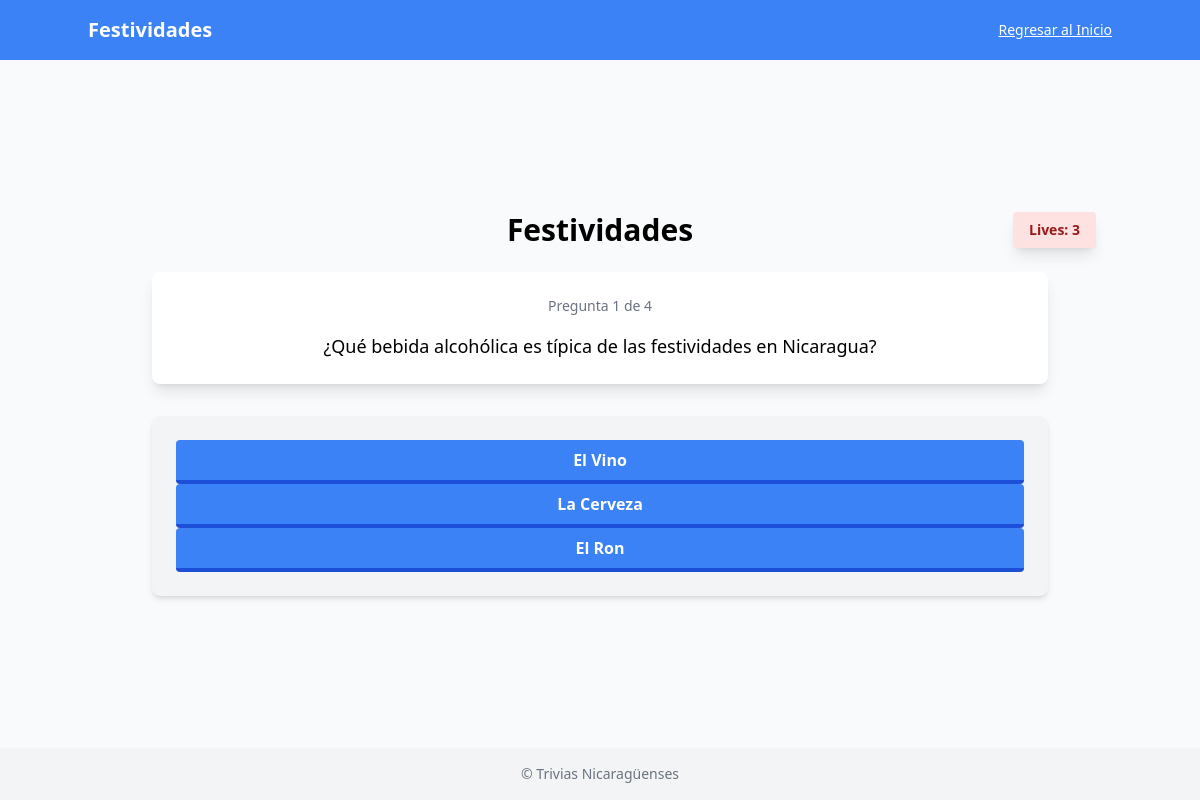
/trivia/8 (signed in), run on the app's committed database.
### tables this page shows
CREATE TABLE trivias (
  trivia_id integer,
  user_id integer,
  category_id integer,
  title text,
  points integer,
  FOREIGN KEY (user_id) REFERENCES users(id),
  FOREIGN KEY (category_id) REFERENCES categories(category_id),
  PRIMARY KEY (trivia_id)
);

CREATE TABLE questions (
  question_id integer,
  trivia_id integer,
  question_text text,
  FOREIGN KEY (trivia_id) REFERENCES trivias(trivia_id),
  PRIMARY KEY (question_id)
);

CREATE TABLE responses (
  response_id integer,
  trivia_id integer,
  question_id integer,
  response_text text,
  FOREIGN KEY (trivia_id) REFERENCES trivias(trivia_id),
  FOREIGN KEY (question_id) REFERENCES questions(question_id),
  PRIMARY KEY (response_id)
);

CREATE TABLE correct_responses (
  correct_response_id integer,
  trivia_id integer,
  question_id integer,
  correct_response_text text,
  FOREIGN KEY (trivia_id) REFERENCES trivias(trivia_id),
  FOREIGN KEY (question_id) REFERENCES questions(question_id),
  PRIMARY KEY (correct_response_id)
);

### app.py (the view)
@app.route("/trivia/<int:trivia_id>")
@login_required
def trivia(trivia_id):
    con = get_con_connection()
    user_id = session["user_id"]
    if "lives" not in session:
        print("Obtenemos las vidas")
        session["lives"] = 3
    print(session["lives"])
    trivia = con.execute("SELECT * FROM trivias WHERE trivia_id = ?", (trivia_id,)).fetchone()
    con.close()
    if not trivia:
        con.close()
        return redirect("/")
    print(f"Obtenemos los datos de la trivia. {dict(trivia)} \n")
    datos_trivia = trivia
    trivia = trivia[0]
    print(f"Obtenemos el id de la trivia {trivia_id} \n")
    con = get_con_connection()
    unanswered_questions = con.execute("""
    SELECT q.*
    FROM questions q
    WHERE q.trivia_id = ?
    AND NOT EXISTS (
        SELECT 1
        FROM user_responses ur
        WHERE ur.user_id = ? AND ur.correct_question_id = q.question_id
    )
    ORDER BY q.question_id
    """,(trivia_id, user_id,)).fetchall()
    unanswered_questions_dicts = [dict(row) for row in unanswered_questions]
    print(f"Obtenemos las preguntas sin obtener {unanswered_questions_dicts} \n")
    con.close()
    if not unanswered_questions:
        flash("Ya completaste esta trivia.", "success")
        con.close()
        return redirect("/")
    random.shuffle(unanswered_questions)
    unanswered_questions_dicts = [dict(row) for row in unanswered_questions]
    print(f"randomizamos las preguntas {unanswered_questions_dicts} \n")
    question = unanswered_questions[0]
    print(f"Obtenemos la primera pregunta de la lista de preguntas no respondidas {dict(question)}\n")
    con = get_con_connection()
    responses = con.execute(
        "SELECT * FROM responses WHERE question_id = ?", (question["question_id"],)
    ).fetchall()
    responses_dicts = [dict(row) for row in responses]
    print(f"Obtenemos todas las respuestas erroneas de responses {responses_dicts} \n")
    correct_responses = con.execute(
        "SELECT * FROM correct_responses WHERE question_id = ?", (question["question_id"],),
    ).fetchall()
    correct_responses_dicts = [dict(row) for row in correct_responses]
    print(f"Obtenemos las respuestas correctas de correct_responses {correct_responses_dicts} \n")
    con.close()
    total_responses = responses + correct_responses
    total_responses_dicts = [dict(row) for row in total_responses]
    print(f"Creamos total_responses {total_responses_dicts} \n")
    random.shuffle(total_responses)
    total_responses_dicts = [dict(row) for row in total_responses]
    print(f"Randomizamos total_responses{total_responses_dicts} \n")
    """Algo raro pero aqui contamos todas las preguntas en total que tiene ligada esta
     trivia"""
    con = get_con_connection()
    total_questions = con.execute(
    "SELECT COUNT(*) as total FROM questions WHERE trivia_id = ?", (trivia_id,)
        ).fetchone()
    print(f"Obtenemos en numero todas las preguntas de la trivia {dict(total_questions)} \n")
    """Aqui contamos el progreso, contea todos los elementos que encuentre con esta query,
    de la tabla user_responses, pues al parecer dentro de esta tabla busco encontrar todas las
    preguntas y respuestas que tengo incluidas dentro de mi tabla de user_responses, esto
    antes tenia sentido porque yo incluia todas las responses dentro de la tabla de user_responses
    pero ahora solo incluyo las que vengan de correct_user_responses"""
    """me podrias explicar que es lo que realmente hace aqui?, cuenta cuantas preguntas
    ya han sido respondidas en la tabla de user_responses?"""
    answered_count = con.execute(
        """
        SELECT COUNT(correct_response_id) as count
        FROM user_responses ur
        WHERE ur.user_id = ? AND ur.trivia_id = ?
        """,(
        user_id, trivia_id,)
    ).fetchone()
    print(f"Obtenemos las preguntas que ya han sido respondidas y entramos a el render_template {dict(answered_count)} /n")
    con.close()
    '''for response in total_responses_dicts:
        print(f"{response} /n")'''
    print("THIS IS ALL THE DATA BY ORDER. 1.datos_trivia, 2.question, 3.responses, 4.correct_responses, 5.total_responses, 6.answered_count ,7.lives, 8.unanswered_questions \n")
    print(f"datos trivia: {dict(datos_trivia)} \n question:  {dict(question)} \n responses:{responses_dicts} \n correct_responses{correct_responses_dicts} \n")
    print(f"total responses: {total_responses_dicts} \n answered count: {dict(answered_count)} \n unanswered questions: {unanswered_questions_dicts} \n")
    print(f" LIVES {session['lives']}")
    template_total_questions = dict(total_questions)
    print(f"\n answered_count: {answered_count[0] +1 } \n total_questions: {template_total_questions}")
    total_responses = [dict(response) for response in total_responses]
    return render_template(
        "trivia.html",
        trivia = datos_trivia,
        question = question,
        responses = responses,
        correct_responses = correct_responses,
        total_responses = total_responses,
        question_num = answered_count[0],
        total_questions = template_total_questions["total"],
        lives = session["lives"],
        unanswered_questions = unanswered_questions # Enviar las vidas a la plantilla
    )

### app.py (called while the page is built)
@app.after_request
def after_request(response):
    response.headers["Cache-Control"] = "no-cache, no-store, must-revalidate"
    response.headers["Expires"] = 0
    response.headers["Pragma"] = "no-cache"
    return response

@app.context_processor
def inject_dark_mode():
    return dict(dark_mode=session.get('dark_mode', False))

### helpers.py (called while the page is built)
def get_con_connection():
    db_path = os.path.abspath("users.db")
    con = sqlite3.connect(db_path)
    con.row_factory = sqlite3.Row
    return con

def login_required(f):
    @wraps(f)
    def decorated_function(*args, **kwargs):
        if session.get("user_id") is None:
            return redirect("/login")
        return f(*args, **kwargs)
    return decorated_function

### templates/trivia.html
{% extends "trivia_layout.html" %}
{% block content %}
<div class="container mx-auto px-4 py-16" id="trivia-container">
    <div class="flex items-center justify-between mb-6 relative sm:min-h-0">
        <div class="absolute left-1/2 transform -translate-x-1/2">
            <h2 class="text-3xl font-semibold text-center">{{ trivia['title'] }}</h2>
        </div>
        <div class="ml-auto bg-red-100 text-red-800 text-sm font-bold px-4 py-2 rounded shadow-lg">
            Lives: {{ lives }}
        </div>
    </div>
    <div class="bg-white rounded-lg shadow-lg p-6 w-full max-w-4xl mx-auto mb-8">
        <p class="text-sm text-gray-500 text-center mb-4">
            Pregunta {{ question_num + 1 }} de {{ total_questions }}
        </p>
        <p id="question-text" class="text-lg font-medium text-center">
            {{ question['question_text'] }}
        </p>
    </div>
    <div class="bg-gray-100 rounded-lg shadow-md p-6 w-full max-w-4xl mx-auto">
        {% for respuesta in total_responses %}
            {% if "correct_response_id" in respuesta %}
                <form
                method="POST"
                action="{{ url_for('register_correct_response', trivia_id= trivia['trivia_id'], correct_response_id= respuesta['correct_response_id'],  total_questions = total_questions, correct_question_id = respuesta['question_id'])}}"
                >
                    <button
                        type="submit"
                        id="button"
                        class="bg-blue-500 hover:bg-blue-400 text-white font-bold py-2 px-4 border-b-4 border-blue-700 hover:border-blue-500 rounded w-full trivia-button"
                    >
                    {{respuesta['correct_response_text']}}
                    </button>
                </form>
            {% elif "response_id" in respuesta %}
            <form
            method="POST"
            action="{{ url_for('register_response', trivia_id=trivia['trivia_id'], response_id = respuesta['response_id'], question_id = respuesta['question_id'])}}"
            >
            <button
                type="submit"
                id="button"
                class="bg-blue-500 hover:bg-blue-400 text-white font-bold py-2 px-4 border-b-4 border-blue-700 hover:border-blue-500 rounded w-full trivia-button"
            >
                {{ respuesta['response_text'] }}
            </button>
        </form>
        {% endif %}
        {% endfor %}
    </div>
</div>
{% endblock %}

### templates/trivia_layout.html (shortened to what this page needs)
<!DOCTYPE html>
<html lang="en">
<head>
    <script src="https://cdn.tailwindcss.com"></script>
</head>
<body class="bg-gray-50 min-h-screen flex flex-col">
   <header class="bg-blue-500 text-white py-4 px-6">
    <div class="container mx-auto flex flex-col sm:flex-row items-start sm:items-center justify-between space-y-2 sm:space-y-0">
        <h1 class="text-base sm:text-xl font-semibold">{{ trivia.title if trivia else "Trivias" }}</h1>
        <a href="/" class="text-xs sm:text-sm underline hover:text-gray-300">Regresar al Inicio</a>
    </div>
</header>
    <main class="flex-1 flex justify-center items-center py-8">
        {% block content %}
        {% endblock %}
    </main>
    <footer class="bg-gray-100 text-center py-4 text-sm text-gray-500">
        &copy; {{ current_year }} Trivias Nicaragüenses
    </footer>
</body>
</html>

### data on the page
trivias: title "Festividades"
questions: question_text "¿Qué bebida alcohólica es típica de las festividades en Nicaragua?"
responses: response_text "El Vino"
responses: response_text "La Cerveza"
correct_responses: correct_response_text "El Ron"

### other printed values
{{ lives }} "3"
{{ question_num + 1 }} "1"
{{ total_questions }} "4"
